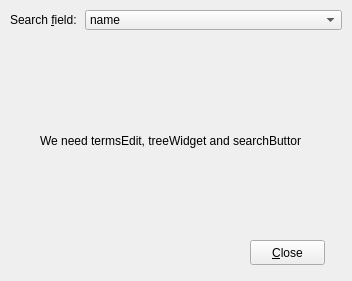
<ui version="4.0" >
 <class>Window</class>
 <widget class="QWidget" name="Window" >
  <property name="geometry" >
   <rect>
    <x>0</x>
    <y>0</y>
    <width>352</width>
    <height>281</height>
   </rect>
  </property>
  <property name="windowTitle" >
   <string>PyPI Information</string>
  </property>
  <property name="toolTip" >
   <string/>
  </property>
  <widget class="QComboBox" name="fieldCombo" >
   <property name="geometry" >
    <rect>
     <x>85</x>
     <y>10</y>
     <width>257</width>
     <height>20</height>
    </rect>
   </property>
   <item>
    <property name="text" >
     <string>name</string>
    </property>
   </item>
   <item>
    <property name="text" >
     <string>version</string>
    </property>
   </item>
   <item>
    <property name="text" >
     <string>author</string>
    </property>
   </item>
   <item>
    <property name="text" >
     <string>author_email</string>
    </property>
   </item>
   <item>
    <property name="text" >
     <string>maintainer</string>
    </property>
   </item>
   <item>
    <property name="text" >
     <string>maintainer_email</string>
    </property>
   </item>
   <item>
    <property name="text" >
     <string>home_page</string>
    </property>
   </item>
   <item>
    <property name="text" >
     <string>license</string>
    </property>
   </item>
   <item>
    <property name="text" >
     <string>summary</string>
    </property>
   </item>
   <item>
    <property name="text" >
     <string>description</string>
    </property>
   </item>
   <item>
    <property name="text" >
     <string>keywords</string>
    </property>
   </item>
   <item>
    <property name="text" >
     <string>platform</string>
    </property>
   </item>
   <item>
    <property name="text" >
     <string>download_url</string>
    </property>
   </item>
  </widget>
  <widget class="QLabel" name="label" >
   <property name="geometry" >
    <rect>
     <x>10</x>
     <y>10</y>
     <width>69</width>
     <height>20</height>
    </rect>
   </property>
   <property name="text" >
    <string>Search &amp;field:</string>
   </property>
   <property name="buddy" >
    <cstring>fieldCombo</cstring>
   </property>
  </widget>
  <widget class="QPushButton" name="closeButton" >
   <property name="geometry" >
    <rect>
     <x>250</x>
     <y>240</y>
     <width>75</width>
     <height>25</height>
    </rect>
   </property>
   <property name="text" >
    <string>&amp;Close</string>
   </property>
  </widget>
  <widget class="QLabel" name="label_2" >
   <property name="geometry" >
    <rect>
     <x>40</x>
     <y>70</y>
     <width>261</width>
     <height>141</height>
    </rect>
   </property>
   <property name="text" >
    <string>We need termsEdit, treeWidget and searchButton.</string>
   </property>
  </widget>
 </widget>
 <tabstops>
  <tabstop>fieldCombo</tabstop>
 </tabstops>
 <resources/>
 <connections/>
</ui>
